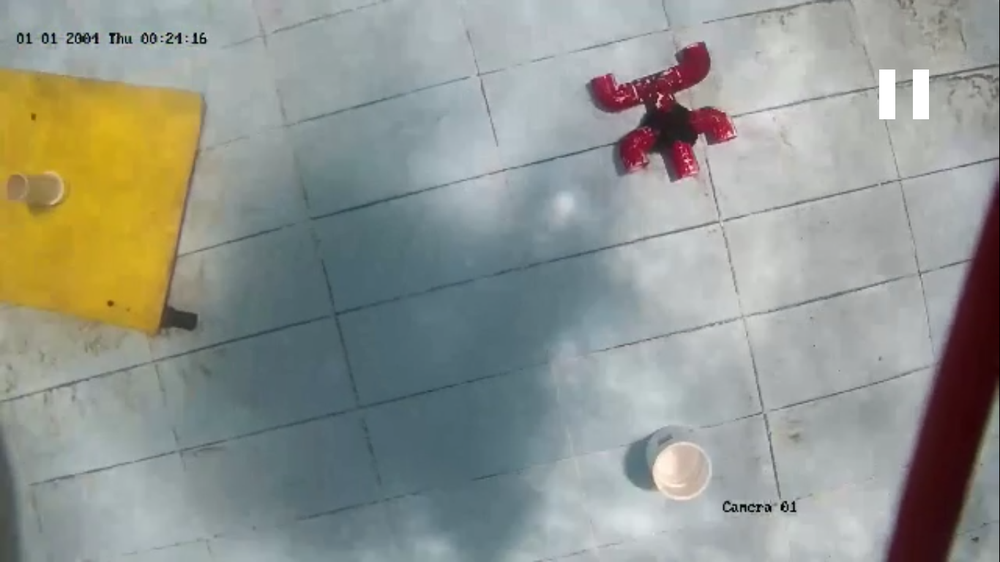
#> input picture Desktop/Task3/photo1.png, 1000 x 562 px, shrunk from 1366 x 768 before the run
$ python Task_3.py
#> lines starting #> are read from the running program, lines starting #| are printed output that depends on the picture
from re import S
from tkinter import W
from turtle import circle
import numpy as np
import cv2
point=[]
def getBBox(event,x,y,flag,param):
    if event==cv2.EVENT_LBUTTONDOWN:
        point.append([x,y])
image=cv2.imread("photo1.png",0)
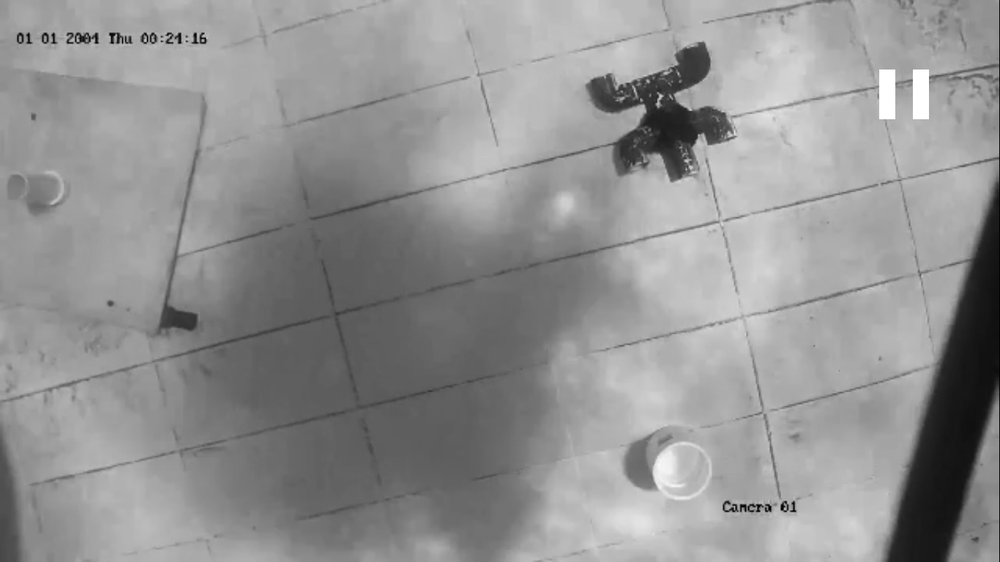
#> image: shape (562, 1000); min 0, max 255, mean 146.9
cv2.namedWindow("photo1.png", cv2.WINDOW_AUTOSIZE)
cv2.setMouseCallback("photo1",getBBox)
cv2.imshow('photo1.png', image)
point=np.array(point)
print(point)
#> (the run stopped early here; a loop or call above may not have finished)
